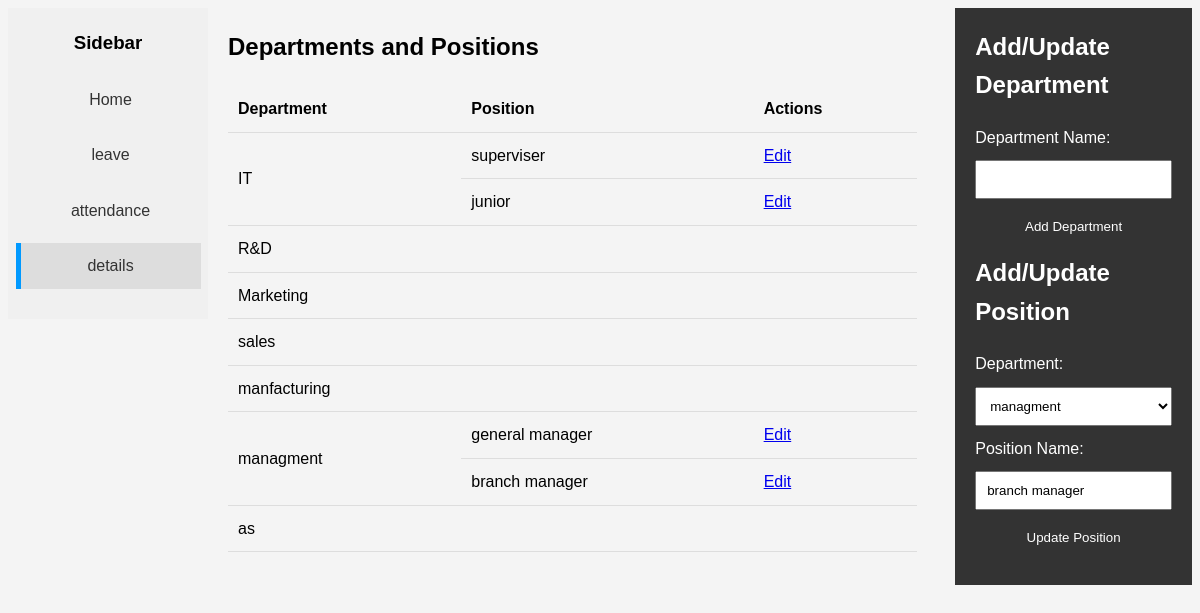
Page /department_and_position.php?editPosition=4 on the committed database.
### tables this page shows
CREATE TABLE `position` (
  `positionID` int(11) NOT NULL,
  `departmentID` int(11) NOT NULL,
  `positionname` varchar(25) NOT NULL
);

CREATE TABLE `department` (
  `departmentID` int(11) NOT NULL,
  `departmentname` varchar(25) NOT NULL
);

### department_and_position.php (the view, shortened to what this page needs)
<?php
require_once '/xampp/htdocs/student/employee-managment-system/serversidescripts/connection.php';
function getDepartments() {
    global $conn;
    $sql = "SELECT * FROM department";
    $result = $conn->query($sql);
    return $result;
}
function getPositionsByDepartment($departmentID) {
    global $conn;
    $sql = "SELECT * FROM position WHERE departmentID = ?";
    $stmt = $conn->prepare($sql);
    $stmt->bind_param('i', $departmentID);
    $stmt->execute();
    $result = $stmt->get_result();
    return $result;
}
$departments = getDepartments();
?>
<!DOCTYPE html>
<html lang="en">
<head>
</head>
<body>
  <div class="sidebar">
    <h3>Sidebar</h3>
    <a  href="employeedashboard.php">Home</a>
    <a href="employeeleave.php">leave</a>
    <a href="employeeattendance.php">attendance</a>
    <a class="active"href="employee.php">details</a>
  </div>
    <div class="container">
        <div class="main-content">
            <h2>Departments and Positions</h2>
            <table>
                <thead>
                    <tr>
                        <th>Department</th>
                        <th>Position</th>
                        <th>Actions</th>
                    </tr>
                </thead>
                <tbody>
                    <?php while ($department = $departments->fetch_assoc()): ?>
                        <?php
                        $positions = getPositionsByDepartment($department['departmentID']);
                        $firstPosition = true;
                        while ($position = $positions->fetch_assoc()):
                        ?>
                            <tr>
                                <?php if ($firstPosition): ?>
                                    <td rowspan="<?php echo $positions->num_rows; ?>"><?php echo $department['departmentname']; ?></td>
                                    <?php $firstPosition = false; ?>
                                <?php endif; ?>
                                <td><?php echo $position['positionname']; ?></td>
                                <td><a href="?editPosition=<?php echo $position['positionID']; ?>">Edit</a></td>
                            </tr>
                        <?php endwhile; ?>
                        <?php if ($firstPosition): ?>
                            <tr>
                                <td><?php echo $department['departmentname']; ?></td>
                                <td></td>
                                <td></td>
                            </tr>
                        <?php endif; ?>
                    <?php endwhile; ?>
                </tbody>
            </table>
                        </div><div>
            <?php
            if (isset($_GET['editPosition'])) {
                $positionID = $_GET['editPosition'];
                $sql = "SELECT positionname, departmentID FROM position WHERE positionID = ?";
                $stmt = $conn->prepare($sql);
                $stmt->bind_param('i', $positionID);
                $stmt->execute();
                $result = $stmt->get_result();
                if ($result->num_rows > 0) {
                    $row = $result->fetch_assoc();
                    $positionName = $row['positionname'];
                    $positionDepartmentID = $row['departmentID'];
                } else {
                    header('Location: ' . $_SERVER['PHP_SELF']);
                    exit;
                }
            }
            ?>
        </div>
        <div class="form-container">
            <h2>Add/Update Department</h2>
            <form action="" method="post">
                <label for="departmentName">Department Name:</label>
                <input type="text" name="departmentName" id="departmentName" value="<?php echo isset($departmentName) ? htmlspecialchars($departmentName) : ''; ?>" required>
                <input type="submit" name="submitDepartment" value="<?php echo isset($departmentID) ? 'Update' : 'Add'; ?> Department">
            </form>
            <h2>Add/Update Position</h2>
            <form action="" method="post">
                <label for="departmentID">Department:</label>
                <select name="departmentID" id="positionDepartmentID" required>
                    <?php
                    $departments->data_seek(0);
                    while ($department = $departments->fetch_assoc()):
                    ?>
                        <option value="<?php echo htmlspecialchars($department['departmentID']); ?>"<?php echo isset($positionDepartmentID) && ($positionDepartmentID ==$department['departmentID']) ? ' selected' : ''; ?>><?php echo htmlspecialchars($department['departmentname']); ?></option>
                    <?php endwhile; ?>
                </select>
                <label for="positionName">Position Name:</label>
                <input type="text" name="positionName" id="positionName" value="<?php echo isset($positionName) ? htmlspecialchars($positionName) : ''; ?>" required>
                <input type="submit" name="submitPosition" value="<?php echo isset($positionID) ? 'Update' : 'Add'; ?> Position">
            </form>
        </div>
        <div class="clearfix"></div>
    </div>
</body>
</html>

### department_and_position.php (style rules this page uses)
body { font-family: Arial, sans-serif; line-height: 1.6; background-color: #f4f4f4; }
.sidebar { float: left; width: 200px; height: 100%; background-color: #f0f0f0; padding: 20px; box-sizing: border-box; display: flex; flex-direction: column; justify-content: flex-start; align-items: center; }
.container { float: left; width: calc(100% - 200px); overflow: hidden; }
.sidebar h3 { margin-top: 0; }
.sidebar a { display: block; margin-bottom: 10px; padding: 10px; width: 100%; text-align: center; text-decoration: none; color: #333; border-left: 5px solid transparent; }
.sidebar a.active, .sidebar a:hover { background-color: #ddd; border-left-color: #09f; }
.form-container { float: right; width: 20%; background-color: #333; color: #fff; padding: 20px; }
.main-content { float: left; width: 70%; padding: 20px; }
.clearfix::after { content: ""; display: table; clear: both; }
h2 { margin-top: 0; }
label, input[type="text"], select, input[type="submit"] { display: block; margin-bottom: 10px; }
input[type="text"], select, input[type="submit"] { width: 100%; padding: 10px; box-sizing: border-box; }
input[type="submit"] { background-color: #333; color: #fff; border: none; cursor:pointer }
table { width:100%; border-collapse:collapse }
th, td { padding:10px;text-align:left;border-bottom:1px solid #ddd }

### rows in the picture
position: departmentID.departmentname "IT", positionname "superviser"
position: positionname "junior"
department: departmentname "R&D"
department: departmentname "Marketing"
department: departmentname "sales"
department: departmentname "manfacturing"
position: departmentID.departmentname "managment", positionname "general manager"
position: positionname "branch manager", departmentID "managment", positionName "branch manager"
department: departmentname "as"
